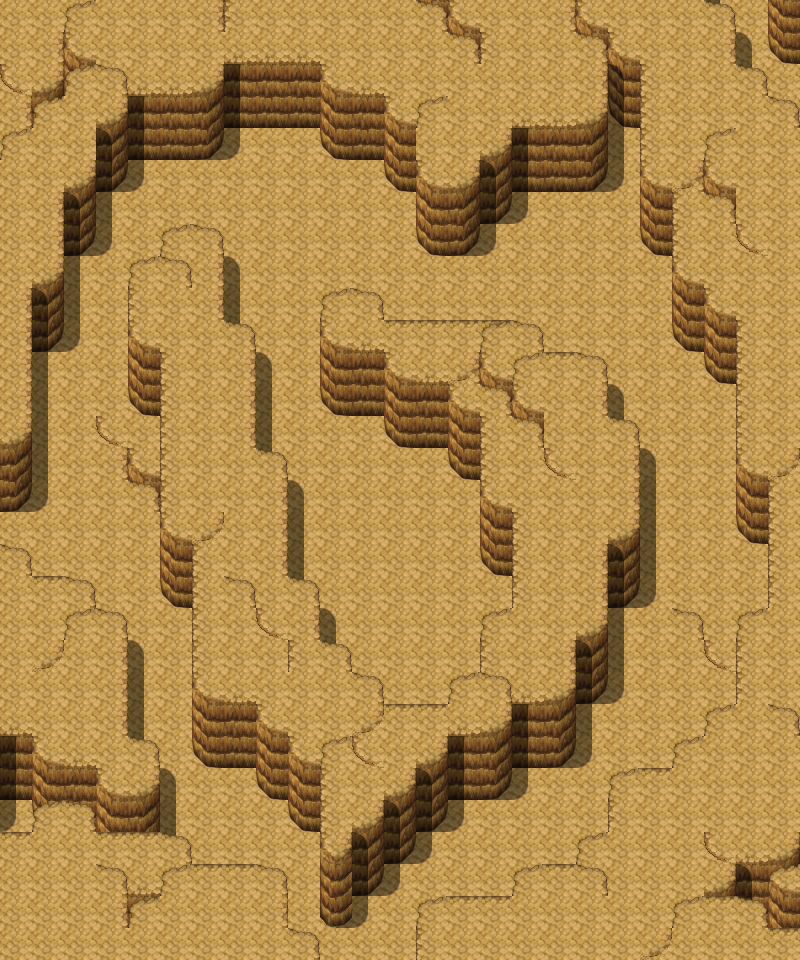

The image is a tile-based game level rendered from a .tmx file. Its description and source (layers, tilesets, objects; grid data summarised) follow:
An orthogonal 25x30 tile map with 32x32 px tiles, 4 tile layers (Ground, Objects, Above, Walkable), 60 tilesets.

<map version="1.9" tiledversion="1.9.1" orientation="orthogonal" renderorder="right-down" width="25" height="30" tilewidth="32" tileheight="32" infinite="0" nextlayerid="9" nextobjectid="1">
 <tileset firstgid="1" name="map_bed_1" tilewidth="32" tileheight="32" tilecount="128" columns="16">
  <image source="../drawable/map_bed_1.png" width="512" height="256" />
 </tileset>
 <tileset firstgid="129" name="map_border_1" tilewidth="32" tileheight="32" tilecount="128" columns="16">
  <image source="../drawable/map_border_1.png" width="512" height="256" />
 </tileset>
 <tileset firstgid="257" name="map_bridge_1" tilewidth="32" tileheight="32" tilecount="128" columns="16">
  <image source="../drawable/map_bridge_1.png" width="512" height="256" />
 </tileset>
 <tileset firstgid="385" name="map_bridge_2" tilewidth="32" tileheight="32" tilecount="128" columns="16">
  <image source="../drawable/map_bridge_2.png" width="512" height="256" />
 </tileset>
 <tileset firstgid="513" name="map_broken_1" tilewidth="32" tileheight="32" tilecount="128" columns="16">
  <image source="../drawable/map_broken_1.png" width="512" height="256" />
 </tileset>
 <tileset firstgid="641" name="map_cavewall_1" tilewidth="32" tileheight="32" tilecount="108" columns="18">
  <image source="../drawable/map_cavewall_1.png" width="576" height="192" />
 </tileset>
 <tileset firstgid="749" name="map_cavewall_2" tilewidth="32" tileheight="32" tilecount="108" columns="18">
  <image source="../drawable/map_cavewall_2.png" width="576" height="192" />
 </tileset>
 <tileset firstgid="857" name="map_cavewall_3" tilewidth="32" tileheight="32" tilecount="108" columns="18">
  <image source="../drawable/map_cavewall_3.png" width="576" height="192" />
 </tileset>
 <tileset firstgid="965" name="map_cavewall_4" tilewidth="32" tileheight="32" tilecount="108" columns="18">
  <image source="../drawable/map_cavewall_4.png" width="576" height="192" />
 </tileset>
 <tileset firstgid="1073" name="map_chair_table_1" tilewidth="32" tileheight="32" tilecount="128" columns="16">
  <image source="../drawable/map_chair_table_1.png" width="512" height="256" />
 </tileset>
 <tileset firstgid="1201" name="map_chair_table_2" tilewidth="32" tileheight="32" tilecount="128" columns="16">
  <image source="../drawable/map_chair_table_2.png" width="512" height="256" />
 </tileset>
 <tileset firstgid="1329" name="map_crate_1" tilewidth="32" tileheight="32" tilecount="128" columns="16">
  <image source="../drawable/map_crate_1.png" width="512" height="256" />
 </tileset>
 <tileset firstgid="1457" name="map_cupboard_1" tilewidth="32" tileheight="32" tilecount="128" columns="16">
  <image source="../drawable/map_cupboard_1.png" width="512" height="256" />
 </tileset>
 <tileset firstgid="1585" name="map_curtain_1" tilewidth="32" tileheight="32" tilecount="128" columns="16">
  <image source="../drawable/map_curtain_1.png" width="512" height="256" />
 </tileset>
 <tileset firstgid="1713" name="map_entrance_1" tilewidth="32" tileheight="32" tilecount="128" columns="16">
  <image source="../drawable/map_entrance_1.png" width="512" height="256" />
 </tileset>
 <tileset firstgid="1841" name="map_entrance_2" tilewidth="32" tileheight="32" tilecount="128" columns="16">
  <image source="../drawable/map_entrance_2.png" width="512" height="256" />
 </tileset>
 <tileset firstgid="1969" name="map_fence_1" tilewidth="32" tileheight="32" tilecount="128" columns="16">
  <image source="../drawable/map_fence_1.png" width="512" height="256" />
 </tileset>
 <tileset firstgid="2097" name="map_fence_2" tilewidth="32" tileheight="32" tilecount="128" columns="16">
  <image source="../drawable/map_fence_2.png" width="512" height="256" />
 </tileset>
 <tileset firstgid="2225" name="map_fence_3" tilewidth="32" tileheight="32" tilecount="128" columns="16">
  <image source="../drawable/map_fence_3.png" width="512" height="256" />
 </tileset>
 <tileset firstgid="2353" name="map_fence_4" tilewidth="32" tileheight="32" tilecount="128" columns="16">
  <image source="../drawable/map_fence_4.png" width="512" height="256" />
 </tileset>
 <tileset firstgid="2481" name="map_ground_1" tilewidth="32" tileheight="32" tilecount="128" columns="16">
  <image source="../drawable/map_ground_1.png" width="512" height="256" />
 </tileset>
 <tileset firstgid="2609" name="map_ground_2" tilewidth="32" tileheight="32" tilecount="128" columns="16">
  <image source="../drawable/map_ground_2.png" width="512" height="256" />
 </tileset>
 <tileset firstgid="2737" name="map_ground_3" tilewidth="32" tileheight="32" tilecount="128" columns="16">
  <image source="../drawable/map_ground_3.png" width="512" height="256" />
 </tileset>
 <tileset firstgid="2865" name="map_ground_4" tilewidth="32" tileheight="32" tilecount="128" columns="16">
  <image source="../drawable/map_ground_4.png" width="512" height="256" />
 </tileset>
 <tileset firstgid="2993" name="map_ground_5" tilewidth="32" tileheight="32" tilecount="128" columns="16">
  <image source="../drawable/map_ground_5.png" width="512" height="256" />
 </tileset>
 <tileset firstgid="3121" name="map_ground_6" tilewidth="32" tileheight="32" tilecount="128" columns="16">
  <image source="../drawable/map_ground_6.png" width="512" height="256" />
 </tileset>
 <tileset firstgid="3249" name="map_ground_7" tilewidth="32" tileheight="32" tilecount="128" columns="16">
  <image source="../drawable/map_ground_7.png" width="512" height="256" />
 </tileset>
 <tileset firstgid="3377" name="map_ground_8" tilewidth="32" tileheight="32" tilecount="128" columns="16">
  <image source="../drawable/map_ground_8.png" width="512" height="256" />
 </tileset>
 <tileset firstgid="3505" name="map_house_1" tilewidth="32" tileheight="32" tilecount="128" columns="16">
  <image source="../drawable/map_house_1.png" width="512" height="256" />
 </tileset>
 <tileset firstgid="3633" name="map_house_2" tilewidth="32" tileheight="32" tilecount="128" columns="16">
  <image source="../drawable/map_house_2.png" width="512" height="256" />
 </tileset>
 <tileset firstgid="3761" name="map_indoor_1" tilewidth="32" tileheight="32" tilecount="128" columns="16">
  <image source="../drawable/map_indoor_1.png" width="512" height="256" />
 </tileset>
 <tileset firstgid="3889" name="map_indoor_2" tilewidth="32" tileheight="32" tilecount="128" columns="16">
  <image source="../drawable/map_indoor_2.png" width="512" height="256" />
 </tileset>
 <tileset firstgid="4017" name="map_kitchen_1" tilewidth="32" tileheight="32" tilecount="128" columns="16">
  <image source="../drawable/map_kitchen_1.png" width="512" height="256" />
 </tileset>
 <tileset firstgid="4145" name="map_outdoor_1" tilewidth="32" tileheight="32" tilecount="128" columns="16">
  <image source="../drawable/map_outdoor_1.png" width="512" height="256" />
 </tileset>
 <tileset firstgid="4273" name="map_pillar_1" tilewidth="32" tileheight="32" tilecount="128" columns="16">
  <image source="../drawable/map_pillar_1.png" width="512" height="256" />
 </tileset>
 <tileset firstgid="4401" name="map_pillar_2" tilewidth="32" tileheight="32" tilecount="128" columns="16">
  <image source="../drawable/map_pillar_2.png" width="512" height="256" />
 </tileset>
 <tileset firstgid="4529" name="map_plant_1" tilewidth="32" tileheight="32" tilecount="128" columns="16">
  <image source="../drawable/map_plant_1.png" width="512" height="256" />
 </tileset>
 <tileset firstgid="4657" name="map_plant_2" tilewidth="32" tileheight="32" tilecount="128" columns="16">
  <image source="../drawable/map_plant_2.png" width="512" height="256" />
 </tileset>
 <tileset firstgid="4785" name="map_rock_1" tilewidth="32" tileheight="32" tilecount="128" columns="16">
  <image source="../drawable/map_rock_1.png" width="512" height="256" />
 </tileset>
 <tileset firstgid="4913" name="map_rock_2" tilewidth="32" tileheight="32" tilecount="128" columns="16">
  <image source="../drawable/map_rock_2.png" width="512" height="256" />
 </tileset>
 <tileset firstgid="5041" name="map_roof_1" tilewidth="32" tileheight="32" tilecount="128" columns="16">
  <image source="../drawable/map_roof_1.png" width="512" height="256" />
 </tileset>
 <tileset firstgid="5169" name="map_roof_2" tilewidth="32" tileheight="32" tilecount="128" columns="16">
  <image source="../drawable/map_roof_2.png" width="512" height="256" />
 </tileset>
 <tileset firstgid="5297" name="map_roof_3" tilewidth="32" tileheight="32" tilecount="128" columns="16">
  <image source="../drawable/map_roof_3.png" width="512" height="256" />
 </tileset>
 <tileset firstgid="5425" name="map_shop_1" tilewidth="32" tileheight="32" tilecount="128" columns="16">
  <image source="../drawable/map_shop_1.png" width="512" height="256" />
 </tileset>
 <tileset firstgid="5553" name="map_sign_ladder_1" tilewidth="32" tileheight="32" tilecount="128" columns="16">
  <image source="../drawable/map_sign_ladder_1.png" width="512" height="256" />
 </tileset>
 <tileset firstgid="5681" name="map_table_1" tilewidth="32" tileheight="32" tilecount="128" columns="16">
  <image source="../drawable/map_table_1.png" width="512" height="256" />
 </tileset>
 <tileset firstgid="5809" name="map_trail_1" tilewidth="32" tileheight="32" tilecount="128" columns="16">
  <image source="../drawable/map_trail_1.png" width="512" height="256" />
 </tileset>
 <tileset firstgid="5937" name="map_transition_1" tilewidth="32" tileheight="32" tilecount="128" columns="16">
  <image source="../drawable/map_transition_1.png" width="512" height="256" />
 </tileset>
 <tileset firstgid="6065" name="map_transition_2" tilewidth="32" tileheight="32" tilecount="128" columns="16">
  <image source="../drawable/map_transition_2.png" width="512" height="256" />
 </tileset>
 <tileset firstgid="6193" name="map_transition_3" tilewidth="32" tileheight="32" tilecount="128" columns="16">
  <image source="../drawable/map_transition_3.png" width="512" height="256" />
 </tileset>
 <tileset firstgid="6321" name="map_transition_4" tilewidth="32" tileheight="32" tilecount="128" columns="16">
  <image source="../drawable/map_transition_4.png" width="512" height="256" />
 </tileset>
 <tileset firstgid="6449" name="map_transition_5" tilewidth="32" tileheight="32" tilecount="128" columns="16">
  <image source="../drawable/map_transition_5.png" width="512" height="256" />
 </tileset>
 <tileset firstgid="6577" name="map_tree_1" tilewidth="32" tileheight="32" tilecount="128" columns="16">
  <image source="../drawable/map_tree_1.png" width="512" height="256" />
 </tileset>
 <tileset firstgid="6705" name="map_tree_2" tilewidth="32" tileheight="32" tilecount="128" columns="16">
  <image source="../drawable/map_tree_2.png" width="512" height="256" />
 </tileset>
 <tileset firstgid="6833" name="map_wall_1" tilewidth="32" tileheight="32" tilecount="128" columns="16">
  <image source="../drawable/map_wall_1.png" width="512" height="256" />
 </tileset>
 <tileset firstgid="6961" name="map_wall_2" tilewidth="32" tileheight="32" tilecount="120" columns="15">
  <image source="../drawable/map_wall_2.png" width="480" height="256" />
 </tileset>
 <tileset firstgid="7081" name="map_wall_3" tilewidth="32" tileheight="32" tilecount="120" columns="15">
  <image source="../drawable/map_wall_3.png" width="480" height="256" />
 </tileset>
 <tileset firstgid="7201" name="map_wall_4" tilewidth="32" tileheight="32" tilecount="120" columns="15">
  <image source="../drawable/map_wall_4.png" width="480" height="256" />
 </tileset>
 <tileset firstgid="7321" name="map_window_1" tilewidth="32" tileheight="32" tilecount="128" columns="16">
  <image source="../drawable/map_window_1.png" width="512" height="256" />
 </tileset>
 <tileset firstgid="7449" name="map_window_2" tilewidth="32" tileheight="32" tilecount="128" columns="16">
  <image source="../drawable/map_window_2.png" width="512" height="256" />
 </tileset>
 <layer id="1" name="Ground" width="25" height="30">
  <data>[750 cells, 750 non-empty, 13 distinct tile ids]</data>
 </layer>
 <layer id="2" name="Objects" width="25" height="30">
  <data>[750 cells, 80 non-empty, 10 distinct tile ids]</data>
 </layer>
 <layer id="3" name="Above" width="25" height="30">
  <data>[750 cells, 127 non-empty, 6 distinct tile ids]</data>
 </layer>
 <layer id="4" name="Walkable" width="25" height="30">
  <data>[750 cells, 0 non-empty, 0 distinct tile ids]</data>
 </layer>
 <objectgroup id="5" name="Mapevents" />
 <objectgroup id="6" name="Spawn" />
 <objectgroup id="7" name="Keys" />
 <objectgroup id="8" name="Replace" />
</map>
